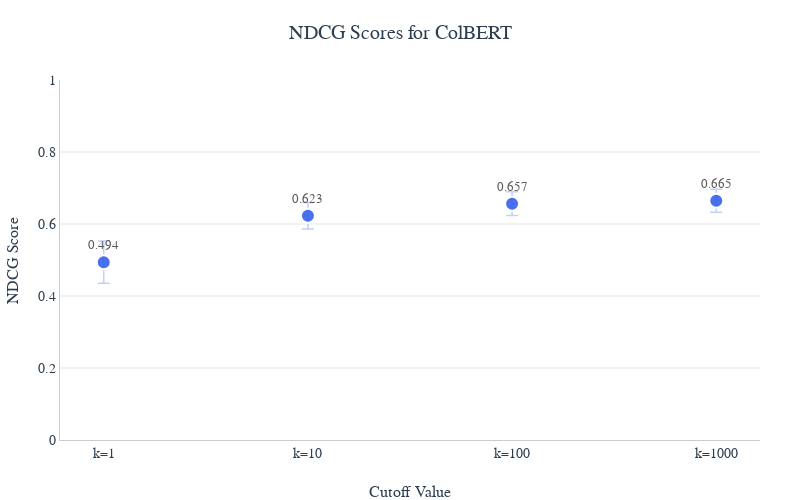

Notebook source saved alongside this figure:
### Code cell
fig = test_plotly(colbert_scifact, "ColBERT")
fig.show()

### Figure 1 — Plotly figure (JSON) as saved in the notebook; plotly's stock layout.template omitted (floating-point values rounded to 4 significant figures)
{"data": [{"error_y": {"array": [0.05876, 0.03663, 0.03301, 0.03191], "color": "rgba(53, 97, 235, 0.3)", "thickness": 1.5, "type": "data", "width": 6}, "marker": {"color": "rgba(53, 97, 235, 0.9)", "line": {"color": "white", "width": 2}, "size": 14, "symbol": "circle"}, "mode": "markers+text", "name": "ColBERT", "text": ["0.494", "0.623", "0.657", "0.665"], "textfont": {"color": "rgba(50, 50, 50, 0.8)", "family": "Arial", "size": 13}, "textposition": "top center", "type": "scatter", "x": ["k=1", "k=10", "k=100", "k=1000"], "y": [0.4938, 0.6228, 0.6565, 0.6647]}], "layout": {"font": {"color": "#2c3e50", "family": "Arial", "size": 14}, "height": 500, "margin": {"b": 60, "l": 60, "r": 40, "t": 80}, "paper_bgcolor": "white", "plot_bgcolor": "white", "showlegend": false, "title": {"font": {"size": 20}, "text": "NDCG Scores for ColBERT", "x": 0.5, "xanchor": "center", "y": 0.95, "yanchor": "top"}, "width": 800, "xaxis": {"linecolor": "rgba(0,0,0,0.2)", "linewidth": 1, "showgrid": false, "showline": true, "title": {"font": {"size": 16}, "text": "Cutoff Value"}, "type": "category"}, "yaxis": {"gridcolor": "rgba(0,0,0,0.1)", "linecolor": "rgba(0,0,0,0.2)", "linewidth": 1, "range": [0, 1], "showgrid": true, "showline": true, "title": {"font": {"size": 16}, "text": "NDCG Score"}, "zeroline": false}}}
